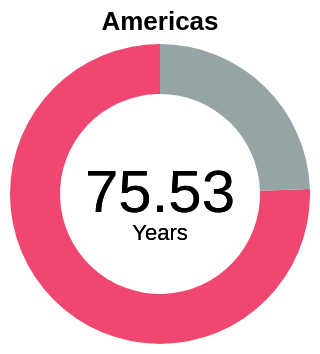

Describe this chart as a Vega-Lite specification.
### Vega-Lite specification from a JSON file in a GitHub repository (floating-point values rounded to 4 significant figures)
{"$schema": "https://vega.github.io/schema/vega-lite/v5.json", "width": 150, "height": 150, "config": {"view": {"stroke": null}, "font": "'Lucida Sans', 'Lucida Sans Regular', 'Lucida Grande', 'Lucida Sans Unicode', Geneva, Verdana, sans-serif"}, "title": {"text": "Americas"}, "data": {"values": [{"Continent": "Americas", "Avg_LE": "75.53358304"}, {"Continent": "Remaining", "Avg_LE": "24.46641696"}]}, "layer": [{"mark": {"type": "arc", "innerRadius": 50}}, {"mark": {"type": "text", "text": "75.53", "fontSize": 30}, "encoding": {"color": {"value": "black"}}}, {"mark": {"type": "text", "text": "Years", "dy": 20}, "encoding": {"color": {"value": "black"}}}], "encoding": {"theta": {"field": "Avg_LE", "type": "quantitative"}, "color": {"field": "Continent", "type": "nominal", "legend": null, "scale": {"domain": ["Americas", "Remaining"], "range": ["#ef476f", "#95A5A6"]}}, "tooltip": [{"field": "Continent", "type": "nominal", "title": "Continent"}, {"field": "Avg_LE", "type": "quantitative", "title": "Life Expectancy (years)", "format": ".2f"}]}}
